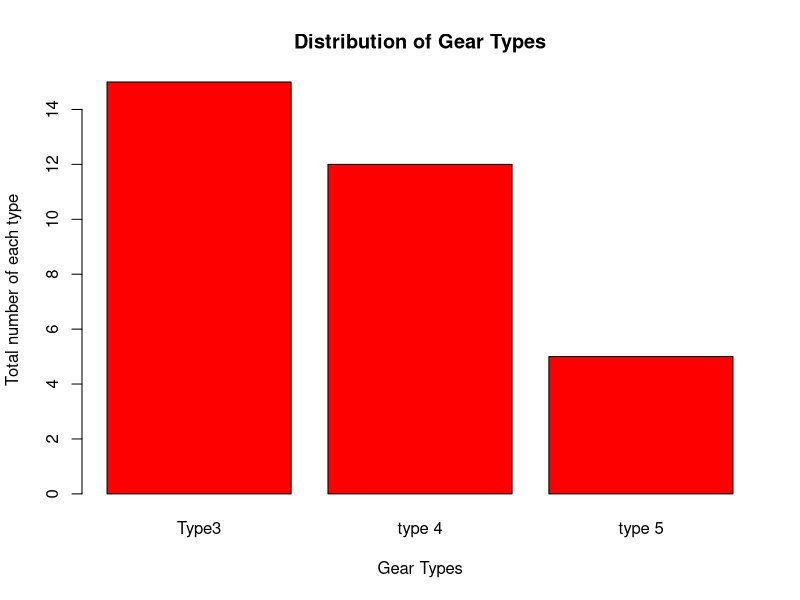

Here is the R script that generated this plot:
## ---- chunk 1
knitr::opts_chunk$set(echo = TRUE)
## ---- chunk 2
summary(mtcars)
## ---- chunk 3
geartype <- table(mtcars$gear)
View(geartype)
xval <- c("Type3", "type 4", "type 5")
barplot(geartype, names.arg=xval, xlab="Gear Types", ylab="Total number of each type", col="red", main = "Distribution of Gear Types")
